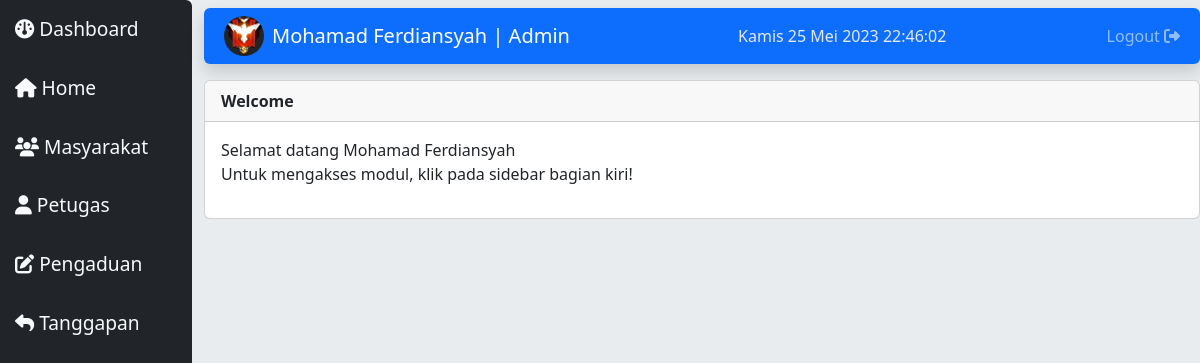
Page /index.php?module=home (signed in) on the committed database.
### tables this page shows
CREATE TABLE `module` (
  `id_modul` int(11) NOT NULL,
  `nama_modul` varchar(50) NOT NULL,
  `icon` varchar(50) NOT NULL,
  `link` varchar(100) NOT NULL,
  `static_content` text NOT NULL,
  `gambar` varchar(100) NOT NULL,
  `publish` enum('Y','N') NOT NULL,
  `status` enum('Petugas','Admin','Masyarakat','All') NOT NULL,
  `aktif` enum('Y','N') NOT NULL,
  `urutan` int(8) NOT NULL,
  `link_seo` varchar(100) NOT NULL
);

CREATE TABLE `petugas` (
  `id_petugas` int(11) NOT NULL,
  `nama_petugas` varchar(35) NOT NULL,
  `username` varchar(25) NOT NULL,
  `password` varchar(32) NOT NULL,
  `telp` varchar(13) NOT NULL,
  `level` enum('Admin','Petugas') NOT NULL,
  `foto_petugas` varchar(255) NOT NULL,
  `blokir` varchar(5) NOT NULL
);

### menu.php (the view, shortened to what this page needs)
<?php
include "src/config/connect.php";
if ($_SESSION['level'] == 'Admin') {
    $sql = mysqli_query($conn, "SELECT * FROM module WHERE (status='Admin' OR status='Petugas' OR status='All') AND aktif='Y' ORDER BY urutan");
} else if ($_SESSION['level'] == 'Petugas') {
    $sql = mysqli_query($conn, "SELECT * FROM module WHERE (status='Petugas' OR status='All') AND aktif='Y' ORDER BY urutan");
} else if ($_SESSION['level'] == 'Masyarakat') {
    $sql = mysqli_query($conn, "SELECT * FROM module WHERE (status='Masyarakat' OR status='All') AND aktif='Y' ORDER BY urutan");
}
while ($m = mysqli_fetch_array($sql)) {
    echo "<a style='text-decoration: none; color: inherit; display: block; padding: 15px 15px; border-radius: 5px; font-size: 1.2rem;' href='$m[link]' class='hover-effect'>$m[icon] $m[nama_modul]</a>";
}

### index.php (shortened to what this page needs)
<?php
include "src/config/connect.php";
$level = $_SESSION['level'];
if ($level == "Masyarakat") {
    $nama = $_SESSION['nama'];
    $nik = $_SESSION['nik'];
} elseif ($level == "Admin" || $level == "Petugas") {
    $nama_petugas = $_SESSION['nama_petugas'];
    $id_petugas = $_SESSION['id_petugas'];
}
if ($level == "Masyarakat") {
    $query = mysqli_query($conn, "SELECT foto_masyarakat FROM masyarakat WHERE nik = '$nik'");
    if (mysqli_num_rows($query) > 0) {
        while ($result = mysqli_fetch_array($query)) {
            $foto_masyarakat = $result['foto_masyarakat'];
        }
    }
} else if ($level == "Admin" || $level == "Petugas") {
    $query = mysqli_query($conn, "SELECT foto_petugas FROM petugas WHERE id_petugas = '$id_petugas'");
    if (mysqli_num_rows($query) > 0) {
        while ($result = mysqli_fetch_array($query)) {
            $foto_petugas = $result['foto_petugas'];
        }
    }
}
?>
<!DOCTYPE html>
<html lang="en">
<head>
    <link rel="stylesheet" href="https://cdnjs.cloudflare.com/ajax/libs/font-awesome/6.4.0/css/all.min.css" />
    <link rel="stylesheet" href="src/assets/bootstrap/css/bootstrap.min.css">
    <link rel="stylesheet" href="src/assets/style/dashboard/style.css">
</head>
<body>
    <div class="wrapper">
        <div class="row">
            <div class="col-md-2 menu-side bg-dark text-light rounded">
                <?php include "menu.php" ?>
            </div>
            <div class="col-md-10 bg-body-secondary">
                <nav class="navbar navbar-expand-lg bg-primary navbar-dark shadow rounded mt-2">
                    <div class="container-fluid">
                        <?php if ($level == "Masyarakat") : ?>
                            <img width="40" height="40" class="bg-dark rounded-circle mx-2" src="src/account/img/<?= $foto_masyarakat ?>" alt="">
                            <a class="navbar-brand" href="?module=account"><?= $nama ?> | <?= $level ?></a>
                        <?php elseif ($level == "Admin" || $level == "Petugas") : ?>
                            <img width="40" height="40" class="bg-dark rounded-circle mx-2" src="src/account/img/<?= $foto_petugas ?>" alt="">
                            <a class="navbar-brand" href="?module=account"><?= $nama_petugas ?> | <?= $level ?></a>
                        <?php endif; ?>
                        <div class="collapse navbar-collapse" id="navbarSupportedContent">
                            <ul class="navbar-nav ms-auto mb-2 mb-lg-0">
                                <li class="nav-item">
                                    <?php include "clock.php" ?>
                                </li>
                            </ul>
                            <ul class="navbar-nav ms-auto mb-2 mb-lg-0">
                                <li class="nav-item">
                                    <a class="nav-link" href="logout.php">Logout <i class="fa-solid fa-right-from-bracket"></i></a>
                                </li>
                            </ul>
                        </div>
                    </div>
                </nav>
                <div class="content-side mt-3">
                    <div id="content"><?php include "content.php"; ?></div>
                </div>
            </div>
        </div>
    </div>
</body>
</html>

### src/assets/style/dashboard/style.css (style rules this page uses)
body, * { padding: 0; margin: 0; font-family: "Segoe UI", Tahoma, Geneva, Verdana, sans-serif; }
.wrapper { overflow-x: hidden; }
.menu-side { height: 100vh; }
a { text-decoration: none; color: inherit; }
.hover-effect { transition: background-color 0.3s ease-out, color 0.3s ease-out; }

### rows in the picture
module: nama_modul "Dashboard"
module: nama_modul "Home"
module: nama_modul "Masyarakat"
module: nama_modul "Petugas"
module: nama_modul "Pengaduan"
module: nama_modul "Tanggapan"
petugas: foto_petugas (picture)

### other values in the picture
$nama_petugas "Mohamad Ferdiansyah"
$level "Admin"
